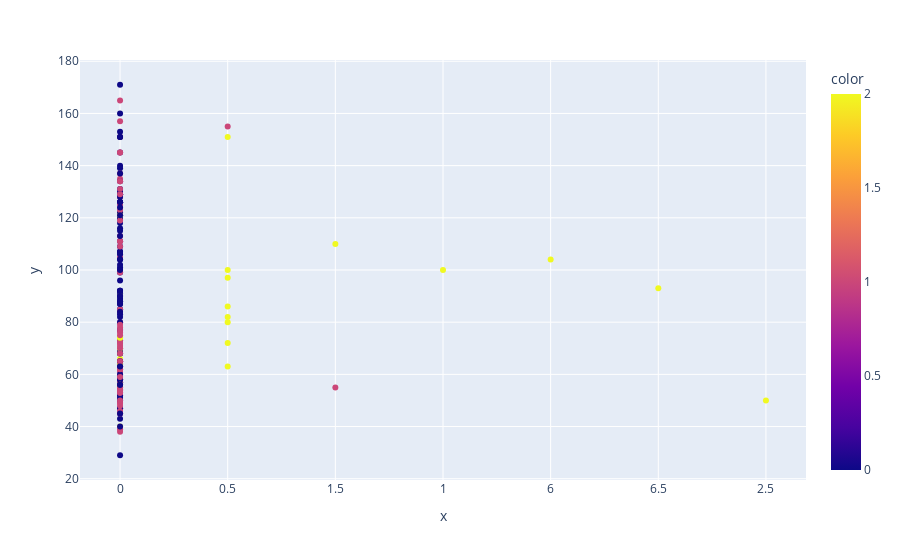

Notebook cell for this chart:
### Code cell
px.scatter(x=df.precipitation, y=df.y, color=df.weather)

### Figure 1 — Plotly figure (JSON) as saved in the notebook; plotly's stock layout.template omitted (floating-point values rounded to 4 significant figures; data arrays with more than 128 entries replaced by an {"elided": "..."} marker saying what was removed)
{"data": [{"hovertemplate": "x=%{x}<br>y=%{y}<br>color=%{marker.color}<extra></extra>", "legendgroup": "", "marker": {"color": {"elided": "207 int values"}, "coloraxis": "coloraxis", "symbol": "circle"}, "mode": "markers", "name": "", "orientation": "v", "showlegend": false, "type": "scatter", "x": {"elided": "207 mixed values"}, "xaxis": "x", "y": {"elided": "207 int values"}, "yaxis": "y"}], "layout": {"autosize": true, "coloraxis": {"colorbar": {"title": {"text": "color"}}, "colorscale": [[0, "#0d0887"], [0.1111, "#46039f"], [0.2222, "#7201a8"], [0.3333, "#9c179e"], [0.4444, "#bd3786"], [0.5556, "#d8576b"], [0.6667, "#ed7953"], [0.7778, "#fb9f3a"], [0.8889, "#fdca26"], [1, "#f0f921"]]}, "legend": {"tracegroupgap": 0}, "margin": {"t": 60}, "xaxis": {"anchor": "y", "autorange": true, "domain": [0, 1], "range": [-0.3769, 6.377], "title": {"text": "x"}, "type": "category"}, "yaxis": {"anchor": "x", "autorange": true, "domain": [0, 1], "range": [18.01, 182.0], "title": {"text": "y"}, "type": "linear"}}}
